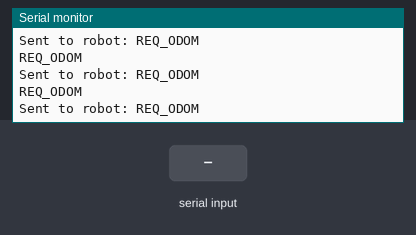
A program run on a simulated ESP8266 (NodeMCU). On the bench: the last lines printed to the serial monitor. The inputs (shaded band) are chosen by the test bench. WiFi joins after 1.5 s; servers stay silent unless stated.

Above: at 3.2 s.
3.3 s: "STOP 1\n" received over Serial
At 3.48 s:
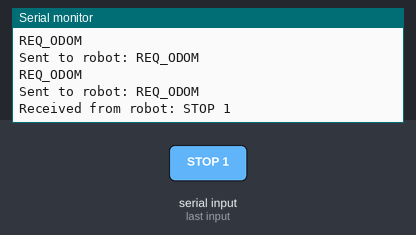
4.8 s: "FWD 1\n" received over Serial
At 5.0 s:
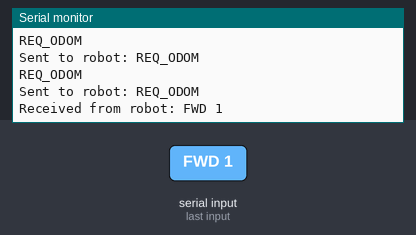
6.3 s: "BACK 1\n" received over Serial
At 6.51 s:
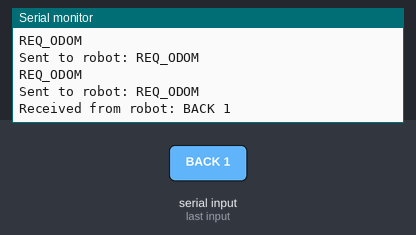
7.8 s: "LEFT 1\n" received over Serial
At 8.02 s:
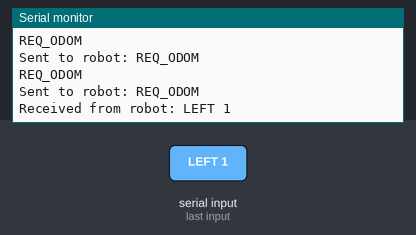
9.3 s: "RIGHT 1\n" received over Serial
At 9.53 s:
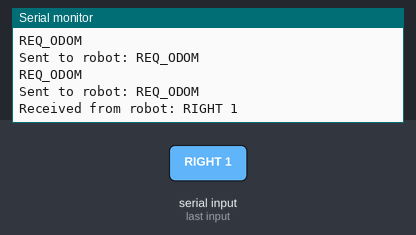
10.8 s: "STOP\n" received over Serial
At 11.05 s:
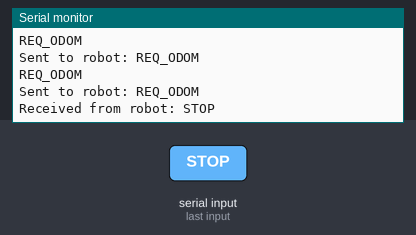

Measured:
- after the input at 3.3 s, the serial monitor: prints a new line at once (image 1)
- after the input at 4.8 s, the serial monitor: prints a new line at once (image 2)
- after the input at 6.3 s, the serial monitor: prints a new line at once (image 3)
- after the input at 7.8 s, the serial monitor: prints a new line at once (image 4)
- after the input at 9.3 s, the serial monitor: prints a new line at once (image 5)
- after the input at 10.8 s, the serial monitor: prints a new line at once (image 6)

The program:

main.cpp
```cpp
/*
 * ESP8266-01 Robot Web Controller
 *
 * Creates a WiFi Access Point and web interface to control the Arduino Mega robot
 * Serial communication: ESP TX -> Mega Pin 17 (RX2), ESP RX -> Mega Pin 16 (TX2)
 */

#include <ESP8266WiFi.h>
#include <ESP8266WebServer.h>
#include <ArduinoJson.h>

#include "esp_config.h"
#include "web_interface.h"
#include "robot_comm.h"

void setup() {
  // Initialize serial communication with robot
  setupRobotCommunication();

  // Configure WiFi Access Point
  setupWiFiAP();

  // Initialize web server
  setupWebServer();

  Serial.println("ESP8266 Robot Controller Ready!");
  Serial.println("Connect to WiFi: " + String(WIFI_SSID));
  Serial.println("Password: " + String(WIFI_PASSWORD));
  Serial.println("Open browser to: http://192.168.4.1");
}

void loop() {
  // Handle web server requests
  handleWebRequests();

  // Process incoming robot responses
  processRobotResponse();

  // Update robot connection status
  updateRobotStatus();

  // Small delay to prevent watchdog issues
  delay(10);
}

void setupWiFiAP() {
  // Configure Access Point
  WiFi.mode(WIFI_AP);
  WiFi.softAPConfig(AP_IP_ADDRESS, AP_GATEWAY, AP_SUBNET);

  bool apStarted = WiFi.softAP(WIFI_SSID, WIFI_PASSWORD);

  if (apStarted) {
    Serial.println("Access Point started successfully");
    Serial.print("AP IP address: ");
    Serial.println(WiFi.softAPIP());
    Serial.print("AP MAC address: ");
    Serial.println(WiFi.softAPmacAddress());
  } else {
    Serial.println("Failed to start Access Point!");
    // Try again after delay
    delay(1000);
    ESP.restart();
  }

  // Print network info
  Serial.println("=== WiFi Access Point Info ===");
  Serial.println("SSID: " + String(WIFI_SSID));
  Serial.println("Password: " + String(WIFI_PASSWORD));
  Serial.println("IP: " + WiFi.softAPIP().toString());
  Serial.println("===============================");
}
```

robot_comm.h
```cpp
#ifndef ROBOT_COMM_H
#define ROBOT_COMM_H

#include <Arduino.h>

struct RobotStatus {
  bool connected;
  unsigned long lastResponse;
  String lastOdometry;
  bool motorsEnabled;
  int currentSpeed;
};

extern RobotStatus robotStatus;

void setupRobotCommunication();
void sendCommandToRobot(String command);
void processRobotResponse();
void handleRobotMessage(String message);
bool waitForRobotResponse(unsigned long timeout = 1000);
void updateRobotStatus();
void requestOdometry();

#endif // ROBOT_COMM_H
```

web_interface.h
```cpp
#ifndef WEB_INTERFACE_H
#define WEB_INTERFACE_H

#include <ESP8266WebServer.h>

extern ESP8266WebServer server;

void setupWebServer();
void handleWebRequests();
void handleRoot();
void handleCommand();
void handleStatus();
void handleNotFound();
String generateControlPage();
String generateJavaScript();
String generateCSS();

#endif // WEB_INTERFACE_H
```

robot_comm.cpp
```cpp
#include "robot_comm.h"
#include "esp_config.h"

RobotStatus robotStatus = {
  .connected = false,
  .lastResponse = 0,
  .lastOdometry = "",
  .motorsEnabled = true,
  .currentSpeed = DEFAULT_SPEED
};

String rxBuffer = "";

void setupRobotCommunication() {
  Serial.begin(MEGA_SERIAL_BAUD);
  Serial.println("ESP8266 Robot Controller Initialized");

  // Send initial enable command to robot
  delay(2000); // Wait for Mega to boot
  sendCommandToRobot("ENABLE");
}

void sendCommandToRobot(String command) {
  Serial.println(command);
  Serial.flush();

  // Only update speed tracking locally, motor status will come from robot response
  if (command == "STOP") {
    robotStatus.currentSpeed = 0;
  } else if (command.startsWith("FWD") || command.startsWith("BACK") ||
             command.startsWith("LEFT") || command.startsWith("RIGHT")) {
    // Extract speed from command if present
    int spaceIndex = command.indexOf(' ');
    if (spaceIndex > 0) {
      robotStatus.currentSpeed = command.substring(spaceIndex + 1).toInt();
    }
  }

  Serial.printf("Sent to robot: %s\n", command.c_str());
}

void processRobotResponse() {
  while (Serial.available()) {
    char c = Serial.read();

    if (c == '\r') continue;

    if (c == '\n') {
      if (rxBuffer.length() > 0) {
        handleRobotMessage(rxBuffer);
        rxBuffer = "";
      }
    } else {
      rxBuffer += c;

      // Prevent buffer overflow
      if (rxBuffer.length() > MAX_COMMAND_LENGTH) {
        rxBuffer = "";
      }
    }
  }
}

void handleRobotMessage(String message) {
  robotStatus.lastResponse = millis();
  robotStatus.connected = true;

  Serial.printf("Received from robot: %s\n", message.c_str());

  if (message.startsWith("ODOM")) {
    robotStatus.lastOdometry = message;
  } else if (message.startsWith("OK")) {
    // Command acknowledged - update status based on response
    if (message.indexOf("ENABLE") >= 0) {
      robotStatus.motorsEnabled = true;
      Serial.println("Motors enabled confirmed by robot");
    } else if (message.indexOf("DISABLE") >= 0) {
      robotStatus.motorsEnabled = false;
      Serial.println("Motors disabled confirmed by robot");
    }
    Serial.printf("Robot acknowledged: %s\n", message.c_str());
  } else if (message.startsWith("ERR")) {
    // Command error
    Serial.printf("Robot error: %s\n", message.c_str());
  }
}

bool waitForRobotResponse(unsigned long timeout) {
  unsigned long startTime = millis();

  while (millis() - startTime < timeout) {
    if (Serial.available()) {
      processRobotResponse();
      if (millis() - robotStatus.lastResponse < 100) {
        return true;
      }
    }
    yield(); // Allow ESP8266 to handle WiFi tasks
  }

  return false;
}

void updateRobotStatus() {
  unsigned long now = millis();

  // Check if robot is still connected (no response in last 5 seconds)
  if (now - robotStatus.lastResponse > COMMAND_TIMEOUT_MS) {
    if (robotStatus.connected) {
      robotStatus.connected = false;
      Serial.println("Robot connection lost");
    }
  }

  // Request odometry periodically
  static unsigned long lastOdomRequest = 0;
  if (now - lastOdomRequest > STATUS_UPDATE_INTERVAL_MS) {
    requestOdometry();
    lastOdomRequest = now;
  }
}

void requestOdometry() {
  sendCommandToRobot("REQ_ODOM");
}
```

esp_config.h
```cpp
#ifndef ESP_CONFIG_H
#define ESP_CONFIG_H

// WiFi Configuration
#define WIFI_SSID "RobotController"        // AP mode SSID
#define WIFI_PASSWORD "robot123"           // AP mode password
#define AP_IP_ADDRESS IPAddress(192,168,4,1)
#define AP_GATEWAY IPAddress(192,168,4,1)
#define AP_SUBNET IPAddress(255,255,255,0)

// Web server port
#define WEB_SERVER_PORT 80

// Serial communication with Arduino Mega
#define MEGA_SERIAL_BAUD 115200

// Command timeouts and intervals
#define COMMAND_TIMEOUT_MS 5000
#define HEARTBEAT_INTERVAL_MS 1000
#define STATUS_UPDATE_INTERVAL_MS 500

// Maximum command length
#define MAX_COMMAND_LENGTH 200

// Robot control constants
#define DEFAULT_SPEED 150
#define MAX_SPEED 255
#define MIN_SPEED -255

#endif // ESP_CONFIG_H
```
